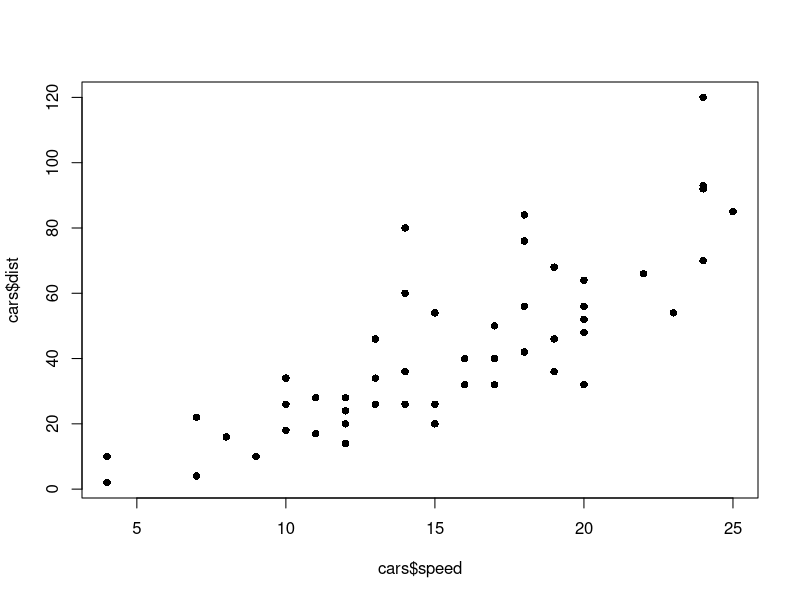
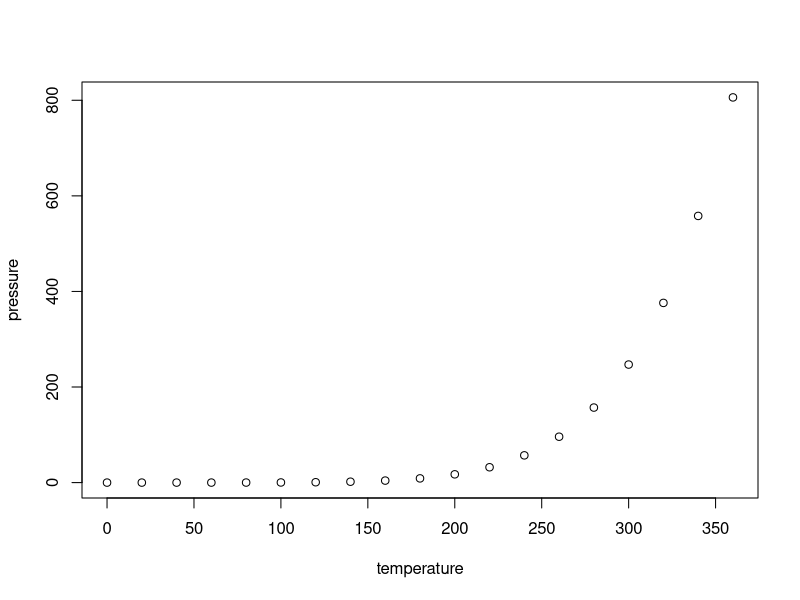

Generate these figures, in order, with R:
## ---- chunk 1
knitr::opts_chunk$set(echo = TRUE)
## ---- chunk 2
plot(x = cars$speed, y = cars$dist, pch = 16)
cars$speed
## ---- chunk 3
plot(pressure)
